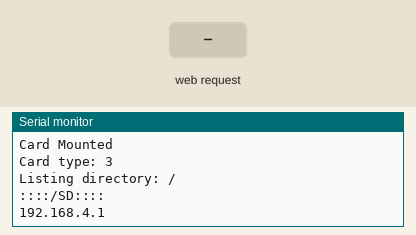
This sketch was run on a simulated ESP32. Parts: the last lines printed to the serial monitor. Inputs (shaded band) come from the test bench. Storage starts empty.

Above: at 1.2 s.
1.3 s: HTTP request GET / received
At 2.4 s:
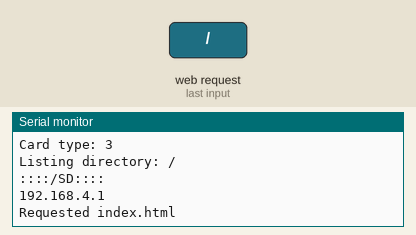
2.8 s: HTTP request GET /style.css received
At 3.5 s:
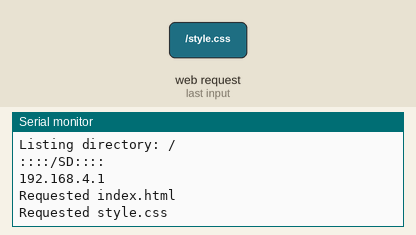
4.3 s: HTTP request GET /background.jpg received
At 4.7 s:
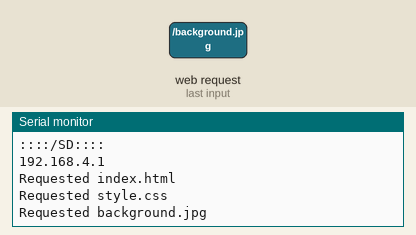
5.8 s: HTTP request GET /image1.jpg received
At 7.0 s:
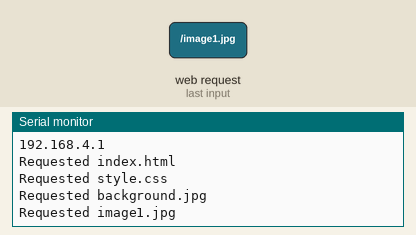
7.3 s: HTTP request GET /sound.mp3 received
At 8.1 s:
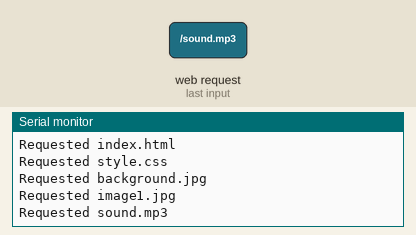
8.8 s: HTTP request GET /movie.mp4 received
At 9.3 s:
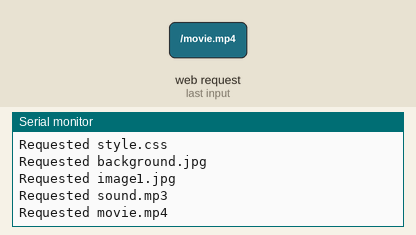

The sketch:

Basic_scenario.ino
```cpp
#include <WiFi.h>
#include <DNSServer.h>
#include <AsyncTCP.h>
#include "ESPAsyncWebServer.h"
#include "SD.h"
#include <Wire.h>

File webFile;

DNSServer dnsServer;
AsyncWebServer server(80);

void setup() {
  Serial.begin(115200);

  // initialize SD card
  Serial.println("::::SD::::");
  if (!SD.begin()) {
    Serial.println("Card Mount Failed");
    return;
  } else {
    Serial.println("Card Mounted");
  }
  uint8_t cardType = SD.cardType();
  Serial.print("Card type: ");
  Serial.println(cardType);

  listDir(SD, "/", 2);
  Serial.println("::::/SD::::");
  Serial.println("");

  WiFi.softAP("esp-captive");
  dnsServer.start(53, "*", WiFi.softAPIP());
  Serial.println(WiFi.softAPIP());

  server.on("/", HTTP_GET, [](AsyncWebServerRequest * request) {
    Serial.println("Requested index.html");
    request->send(SD, "/index.html", String(), false);
  });
  server.on("/style.css", HTTP_GET, [](AsyncWebServerRequest * request) {
    Serial.println("Requested style.css");
    request->send(SD, "/style.css", "text/css");
  });
  server.on("/background.jpg", HTTP_GET, [](AsyncWebServerRequest * request) {
    Serial.println("Requested background.jpg");
    request->send(SD, "/background.jpg", "image/jpg");
  });
  server.on("/image1.jpg", HTTP_GET, [](AsyncWebServerRequest * request) {
    Serial.println("Requested image1.jpg");
    request->send(SD, "/image1.jpg", "image/jpg");
  });
  server.on("/image2.jpg", HTTP_GET, [](AsyncWebServerRequest * request) {
    Serial.println("Requested image2.jpg");
    request->send(SD, "/image2.jpg", "image/jpg");
  });
  server.on("/image3.jpg", HTTP_GET, [](AsyncWebServerRequest * request) {
    Serial.println("Requested image3.jpg");
    request->send(SD, "/image3.jpg", "image/jpg");
  });
  server.on("/image4.jpg", HTTP_GET, [](AsyncWebServerRequest * request) {
    Serial.println("Requested image4.jpg");
    request->send(SD, "/image4.jpg", "image/jpg");
  });
  server.on("/sound.mp3", HTTP_GET, [](AsyncWebServerRequest * request) {
    Serial.println("Requested sound.mp3");
    request->send(SD, "/sound.mp3", "sound/mp3");
  });
  server.on("/movie.mp4", HTTP_GET, [](AsyncWebServerRequest * request) {
    Serial.println("Requested movie.mp4");
    request->send(SD, "/movie.mp4", "movie/mp4");
  });

  server.begin();
}

void loop() {
  dnsServer.processNextRequest();
}

void listDir(fs::FS &fs, const char * dirname, uint8_t levels) {
  Serial.printf("Listing directory: %s\n", dirname);

  File root = fs.open(dirname);
  if (!root) {
    Serial.println("Failed to open directory");
    return;
  }
  if (!root.isDirectory()) {
    Serial.println("Not a directory");
    return;
  }

  File file = root.openNextFile();
  while (file) {
    if (file.isDirectory()) {
      Serial.print("  DIR : ");
      Serial.println(file.name());
      if (levels) {
        listDir(fs, file.name(), levels - 1);
      }
    } else {
      Serial.print("  FILE: ");
      Serial.print(file.name());
      Serial.print("  SIZE: ");
      Serial.println(file.size());
    }
    file = root.openNextFile();
  }
}
```

Measured:
- after the input at 1.3 s, the serial monitor: prints a new line at once (image 1)
- after the input at 2.8 s, the serial monitor: prints a new line at once (image 2)
- after the input at 4.3 s, the serial monitor: prints a new line at once (image 3)
- after the input at 5.8 s, the serial monitor: prints a new line at once (image 4)
- after the input at 7.3 s, the serial monitor: prints a new line at once (image 5)
- after the input at 8.8 s, the serial monitor: prints a new line at once (image 6)
